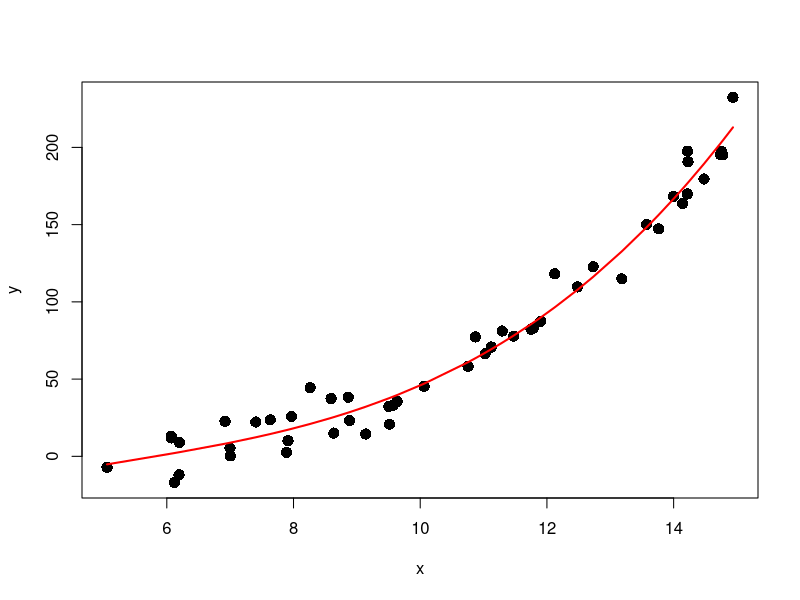
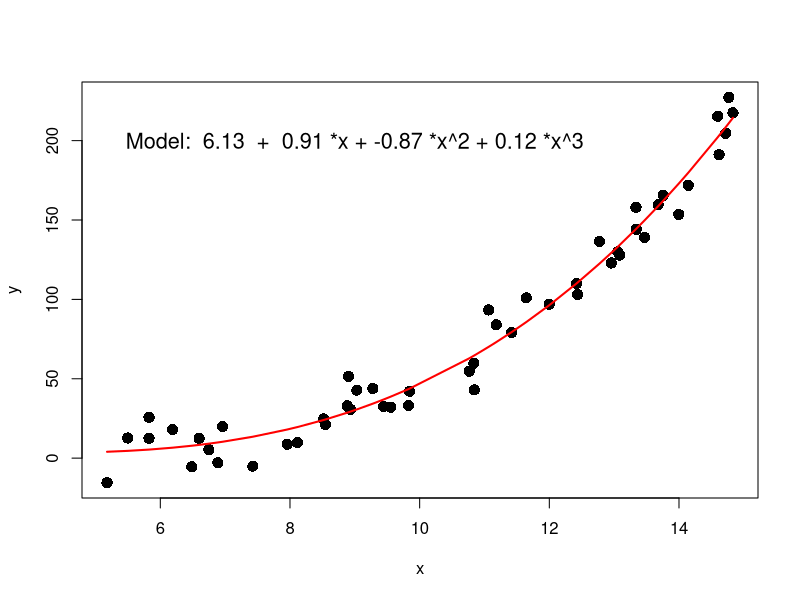

The R script that drew these images, in order:
# Polynomial regression is a regression technique we use when the
# relationship between a predictor variable and a response variable
# is nonlinear.

# define data
x <- runif(50, 5, 15)
y <- 0.1*x^3 -0.5 * x^2 - x + 5 + rnorm(length(x), 0, 10)

# plot x vs. y
plot(x, y, pch=16, cex=1.5)

# fit polynomial regression model
fit <- lm(y ~ x + I(x^2) + I(x^3))

# use model to get predicted values
pred <- predict(fit)
ix <- sort(x, index.return=T)$ix

# add polynomial curve to plot
lines(x[ix], pred[ix], col="red", lwd=2)

# define data
x <- runif(50, 5, 15)
y <- 0.1*x^3 - 0.5 * x^2 - x + 5 + rnorm(length(x), 0, 10)

# plot x vs. y
plot(x, y, pch=16, cex=1.5)

# fit polynomial regressio model
fit <- lm(y ~ x + I(x^2) + I(x^3))

# use model to get predicted values
pred <- predict(fit)
ix <- sort(x, index.return=T)$ix

# add polynomial curve to plot
lines(x[ix], pred[ix], col="red", lwd=2)

# get model coefficients
coeff <- round(fit$coefficients , 2)

# add fitted model equation to plot
text(9, 200 , paste("Model: ", coeff[1], " + ", coeff[2],
                    "*x", "+", coeff[3], "*x^2", "+", coeff[4], "*x^3"), cex=1.3)
